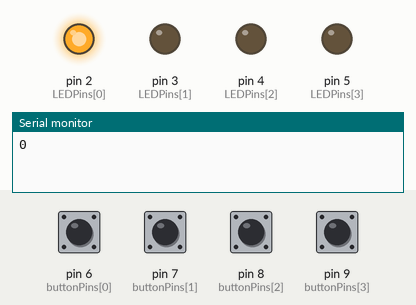
A sketch run on a simulated Arduino Uno, built with avr-gcc and run on an emulated ATmega328P. On the bench: output pins drawn as LEDs (lit = HIGH), the last lines printed to the serial monitor. The test bench sets the inputs (shaded band); at power-on: pin 6 (buttonPins[0]), pin 7 (buttonPins[1]), pin 8 (buttonPins[2]), pin 9 (buttonPins[3]) HIGH. Random numbers use the default seed unless the sketch sets one.

Above: at 0.1 s.
At 6.6 s:
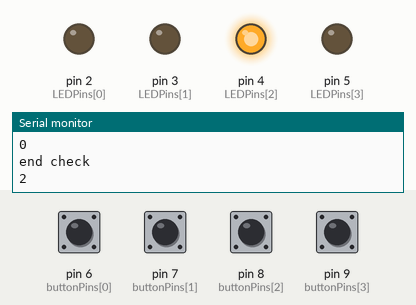
At 9.7 s:
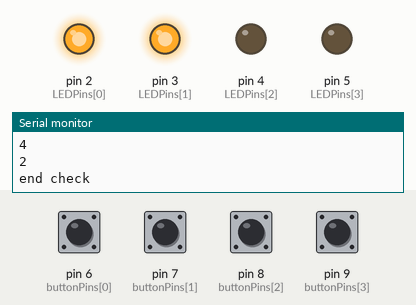
At 15.7 s:
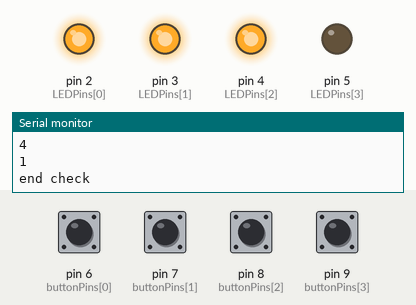
At 21.3 s:
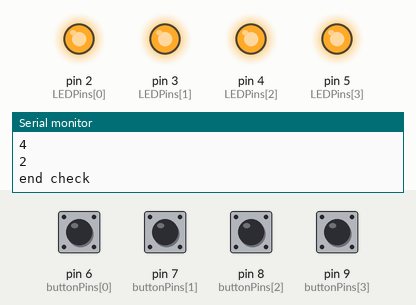
At 37.9 s:
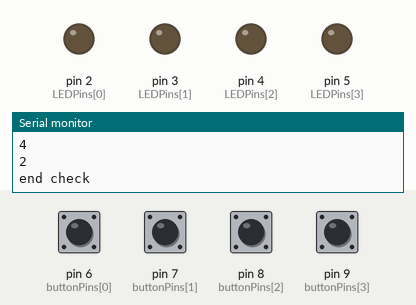
Timing chart, 0 to 40.0 s (numbered marks = the images above):
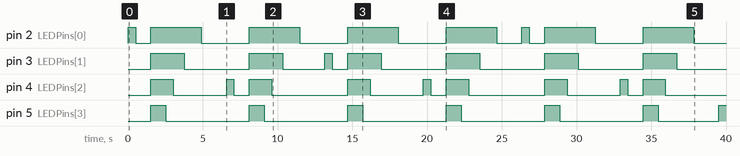

Measured:
- by itself, pin 2 (LEDPins[0]): LOW → HIGH at 0.00 s, → LOW 0.50 s later, → HIGH 1.0 s later, → LOW 3.4 s later, … (16 changes in this stretch)
- by itself, pin 3 (LEDPins[1]): LOW → HIGH at 1.5 s, → LOW 2.3 s later, → HIGH 4.3 s later, → LOW 2.3 s later, … (14 changes in this stretch)
- by itself, pin 4 (LEDPins[2]): repeats every 13.2 s: LOW 3.6 s, HIGH 0.50 s, LOW 1.0 s, HIGH 1.5 s, LOW 5.1 s, HIGH 1.5 s
- by itself, pin 5 (LEDPins[3]): goes 5 × (HIGH 1.0 s, LOW 5.6 s), HIGH 1.0 s, LOW 4.1 s, then HIGH

The sketch:

simple_simon1.ino
```cpp
// variable arrays
int LEDPins[4] = {2, 3, 4, 5};
int buttonPins[4] = {6, 7, 8, 9};
long LEDSequence[32];

// define inputs and outputs
void setup()
{
  Serial.begin(9600);
  for(int i = 0; i < 4; i++)
  {
    pinMode(LEDPins[i], OUTPUT);
  }
  for(int i = 0; i < 4; i++)
  {
    pinMode(buttonPins[i], INPUT_PULLUP);
  }
  randomSeed(analogRead(0));
}
// main loop
void loop()
{
  // lose variable
  bool lose = false;
  // seed sequence
  for(int i = 0; i < 32; i++)
  {
    LEDSequence[i] = random(0, 4);
  }
  // main game loop
  for(int level = 0; level < 32; level++)
  {
    // display
    for(int i = 0; i <= level; i++)
    {
      int store = LEDSequence[i];
      Serial.println(store); // debug
      digitalWrite(LEDPins[store], HIGH);
      delay(500);
      digitalWrite(LEDPins[store], LOW);
      delay(500);
    }
    // get input (could not figure out how to get sample working)
    for(int i = 0; i <= level; i++)
    {
      int button = -1;
      while(button < 0)
      {
        delay(10);
        for(int j = 0; j <=4 ; j++)
        {
          if(digitalRead(buttonPins[j]) == HIGH)
          {
            continue;
          }
          else
          {
            button = j;
          }
        }
        delay(10);
      }
      // check for lose
      if(LEDSequence[i] != button)
      {
        lose = true;
      }
      Serial.println("Sequence"); // debug
      Serial.println(button); // debug
      Serial.println(LEDSequence[i]); // debug
      Serial.println("end check"); // debug
      // display pushed
      digitalWrite(LEDPins[button], HIGH);
      delay(250);
      digitalWrite(LEDPins[button], LOW);
      delay(250);
    }
    // check if win or loss
    if(lose == true)
    {
      loseSeq();
      break;
    }else if((lose == false) && (level == 31)){
      winSeq();
    }
  }
}
// lose sequence
void loseSeq()
{
  for(int i = 0; i < 4; i++)
  {
    digitalWrite(LEDPins[i], HIGH);
  }
  delay(1000);
  int flush = 500;
  for(int i = 3; i > -1 ; i--)
  {
    digitalWrite(LEDPins[i], LOW);
    delay(flush);
    flush = flush + (flush / 2);
  }

}
// win sequence
void winSeq()
{
  for(int j = 0; j < 4; j++)
  {
    for(int i = 3; i > -1 ; i--)
  	{
  	  digitalWrite(LEDPins[i], LOW);
  	}
    delay(250);
  	for(int i = 0; i < 4; i++)
  	{
  	  digitalWrite(LEDPins[i], HIGH);
 	 }
  	delay(500);
  	for(int i = 3; i > -1 ; i--)
  	{
  	  digitalWrite(LEDPins[i], LOW);
  	}
    delay(250);
  }
}
```
